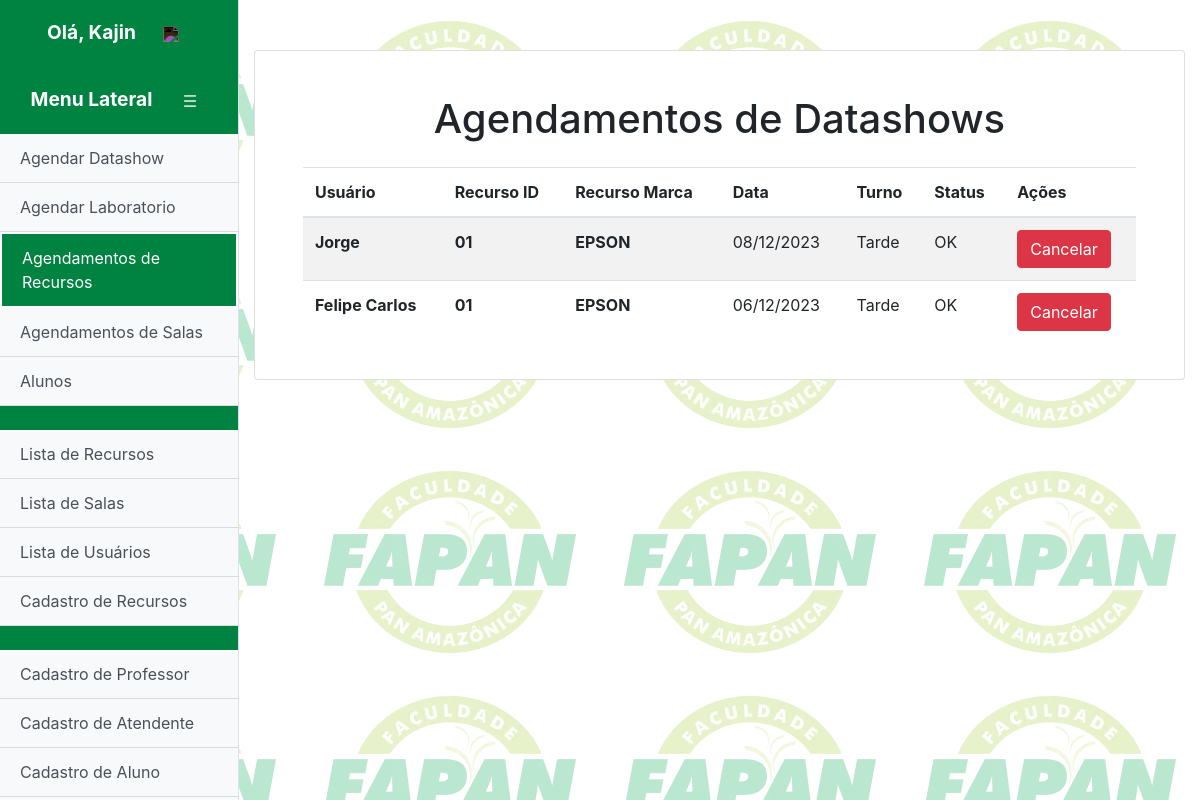
The app's page /liberacaodatashow.php (signed in) with its own data.
### tables this page shows
CREATE TABLE `agendamentodatashow` (
  `id` int(11) NOT NULL,
  `dataturno` varchar(30) DEFAULT NULL,
  `equipamento` int(100) NOT NULL,
  `turno` int(1) DEFAULT NULL,
  `ativo` int(1) DEFAULT 1,
  `usuario` int(11) DEFAULT NULL
);

CREATE TABLE `users` (
  `id` int(11) NOT NULL,
  `nome` varchar(35) DEFAULT NULL,
  `email` varchar(75) DEFAULT NULL,
  `senha` varchar(35) DEFAULT NULL,
  `admin` tinyint(1) DEFAULT NULL,
  `ativo` int(11) DEFAULT 1
);

CREATE TABLE `equipamentos` (
  `id` int(11) NOT NULL,
  `numero_identificacao` varchar(100) NOT NULL,
  `numero_serie` varchar(100) NOT NULL,
  `disponibilidade` tinyint(1) DEFAULT NULL,
  `marca` varchar(50) DEFAULT NULL
);

### liberacaodatashow.php (the view, shortened to what this page needs)
<?php
include("conexao.php");
?>
<!DOCTYPE html>
<html lang="en">
<head>
    <link rel="stylesheet" href="https://stackpath.bootstrapcdn.com/bootstrap/4.5.2/css/bootstrap.min.css">
    <link rel="stylesheet" href="styles.css">
</head>
<body>
    <div class="d-flex" id="wrapper">
    <?php include("menulateral.php"); ?>
        <div id="page-content-wrapper" class="container-fluid">
            <div class="card">
                <div class="card-body">
                <h1 class="mt-4 mb-4" style="text-align: center;">Agendamentos de Datashows</h1>
                <table class="table table-striped">
                    <thead>
                    <tr>
                    <?php if($_SESSION['admin']==true): ?>
                    <th scope="col">Usuário</th>
                    <?php endif?>
                    <th scope="col">Recurso ID</th>
                    <th scope="col">Recurso Marca</th>
                    <th scope="col">Data</th>
                    <th scope="col">Turno</th>
                    <th scope="col">Status</th>
                    <th scope="col">Ações</th>
                    </tr>
                    </thead>
                    <tbody>
                    <?php
                        if($_SESSION['admin']==true) {
                            $sql = "select agendamentodatashow.equipamento as datashow_id, equipamentos.numero_identificacao as datashow_identificacao, equipamentos.marca as datashow_marca, agendamentodatashow.id as agendamento_id, agendamentodatashow.dataturno as agendamentodataturno, agendamentodatashow.turno as agendamentoturno, agendamentodatashow.ativo as agendamentoativo, users.nome as usuario from agendamentodatashow inner join equipamentos on agendamentodatashow.equipamento = equipamentos.id inner join users on agendamentodatashow.usuario = users.id ORDER BY agendamento_id DESC;";
                        }
                            $result = mysqli_query($conn, $sql);
                            if ($result) {
                                while ($assoc = mysqli_fetch_assoc($result)) {
                                    echo '<tr>';
                                    if($_SESSION['admin']==true) {
                                    echo '<th scope="row">'.$assoc['usuario'].'</th>';
                                    }
                                    echo '<th scope="row">'.$assoc['datashow_identificacao'].'</th>
                                    <th scope="row">'.$assoc['datashow_marca'].'</th>
                                    <td>'.date('d/m/Y', strtotime($assoc['agendamentodataturno'])).'</td>
                                    <td>'.($assoc['agendamentoturno'] == 1 ? 'Manhã' : ($assoc['agendamentoturno'] == 2 ? 'Tarde' : ($assoc['agendamentoturno'] == 3 ? 'Noite' : 'Não'))) .'</td>
                                    <td>'.($assoc['agendamentoativo'] == 0 ? 'Cancelado' : 'OK').'</td>
                                    ';
                                    if($assoc['agendamentoativo']==1){
                                        echo '<td><a onclick="canceladatashow('.$assoc['agendamento_id'].');"><button type="button" class="btn btn-danger">Cancelar</button></a></td>';
                                    }
                                    else {
                                        echo '<td></td>';
                                    }
                                    echo '</tr>';
                                }
                            } else {
                                echo "Erro ao executar a consulta: " . mysqli_error($connect);
                            }
                ?>
                    </tbody>
                    </table>
                </div>
            </div>
        </div>
    </div>
</body>
</html>

### styles.css (style rules this page uses)
#page-content-wrapper { margin-top: 50px; flex-direction: column; }
.container-fluid { display: flex; align-items: center; }
.card { width: 100%; max-width: 1000px; }
.card-body { padding: 1.25rem 3rem; }
#wrapper { background-image: url("./assets/Sem_titulo.png"); }

### records on screen
agendamentodatashow: usuario.nome "Jorge", equipamento.numero_identificacao "01", equipamento.marca "EPSON", dataturno "08/12/2023", turno "Tarde", ativo "OK"
agendamentodatashow: usuario.nome "Felipe Carlos", equipamento.numero_identificacao "01", equipamento.marca "EPSON", dataturno "06/12/2023", turno "Tarde", ativo "OK"

### other values on screen
$_SESSION['nome'] "Kajin"
